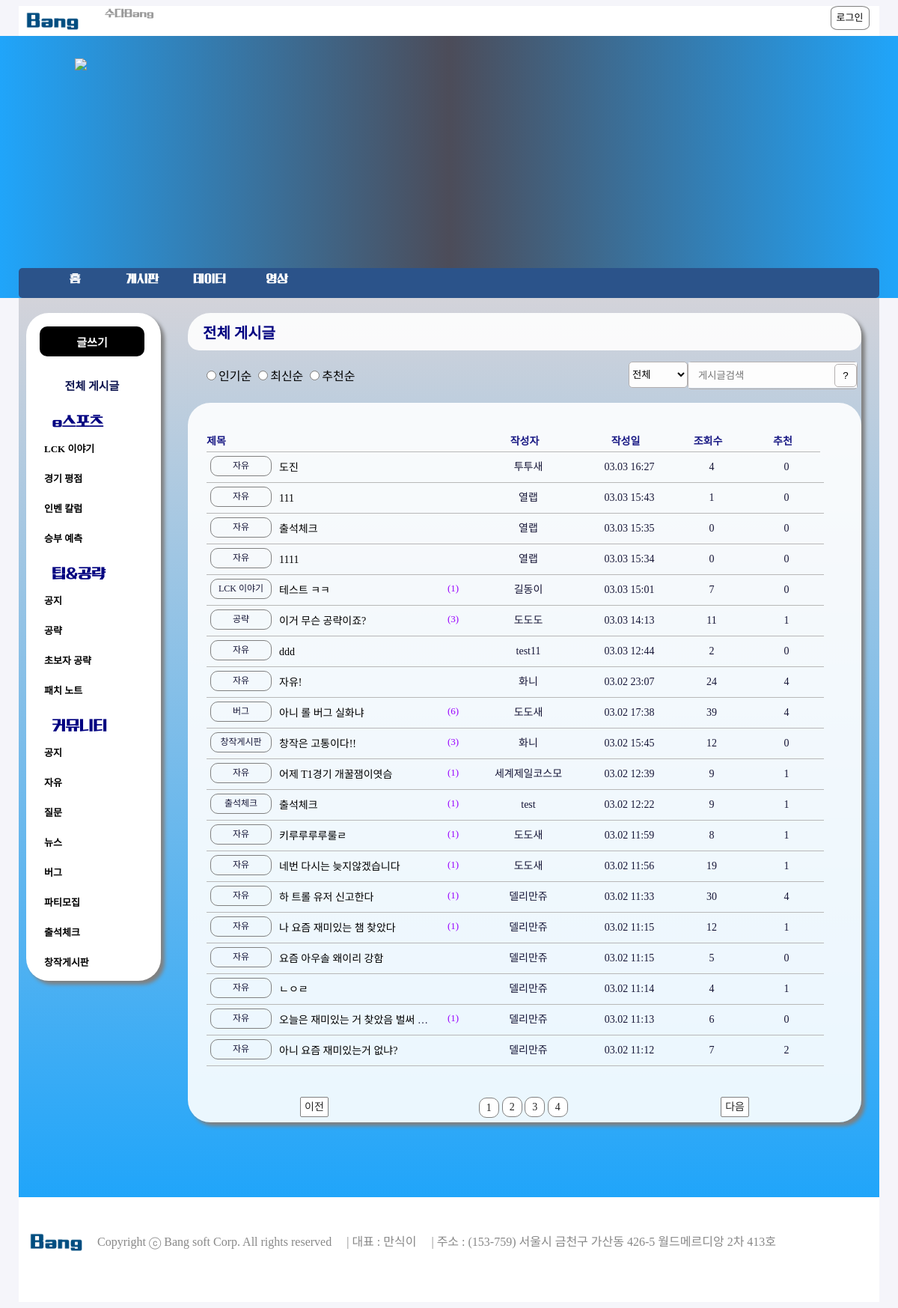
/bang/League_of_Legends/board/, run on the app's committed database.
### bang/models.py (models this page shows, shortened)
class Board(models.Model):
    title = models.CharField(max_length=100)
    content = models.TextField()
    nname = models.CharField(max_length=20)
    rdate =  models.DateTimeField()
    lookup = models.IntegerField(default=0)
    like = models.IntegerField(default=0)
    ccode = models.CharField(max_length=20)
    member = models.ForeignKey(Member, on_delete=models.CASCADE)

### bang/views.py (the view)
# urls.py: path('board/', views.board, name='board'),
def board(request):
    signin_ok_user = request.session.get('signin_ok_user')
    contents=Board.objects.annotate(comment_count=Count('board_comment')).order_by('-rdate').values()
    paginator = Paginator(contents, '20')
    page = int(request.GET.get('page', '1'))
    page_obj = paginator.get_page(page)
    context = {
        'signin_ok_user':signin_ok_user,
        'page_obj':page_obj,
    }
    return render(request, 'board.html', context)

### bang/templates/board.html (shortened to what this page needs)
{% load static %}
<!DOCTYPE html>
<html>
<head>
	<link rel="stylesheet" href="{% static 'css/nav_category.css' %}">
	<link rel="stylesheet" href="{% static 'css/board.css' %}">
</head>
<body>
{% include 'header.html' %}
<div class="body_container">
	<div class="nav_container">
		<nav>
		<div class="article-write-wrapper">
			<button id="article-write-button" type="button"><span id="article-write-span" onclick="location.href='/bang/League_of_Legends/write'">글쓰기</span></button>
		</div>
		<div class="article-all-wrapper">
			<button id="article-all-button" type="button" onclick="location.href='../board/'"><span id="article-all-span">전체 게시글</span></button>
		</div>
		<div class="article-parents-title">
			<div class="article-parents-title"><strong>e스포츠</strong></div>
			<div class="article-childs-title">
				<div><li><button id="article-childs-item-button"><span id="article-childs-item-span" onclick="location.href='../board/LCK 이야기'">LCK 이야기</span></button ></li></div>
				<div><li><button id="article-childs-item-button" onclick="location.href='../board/경기 평점'"><span id="article-childs-item-span">경기 평점</span></button></li></div>
				<div><li><button id="article-childs-item-button" onclick="location.href='../board/인벤 칼럼'"><span id="article-childs-item-span">인벤 칼럼</span> </button></li></div>
				<div><li><button id="article-childs-item-button" onclick="location.href='../board/승부 예측'"><span id="article-childs-item-span">승부 예측</span> </button></li></div>
			</div>
			<div class="article-parents-title"><strong>팁&공략</strong></div>
			<div class="article-childs-title">
				<div><li><button id="article-childs-item-button" onclick="location.href='../board/[팁&공략] 공지'"><span id="article-childs-item-span">공지</span></button ></li></div>
				<div><li><button id="article-childs-item-button" ><span id="article-childs-item-span" onclick="location.href='../board/공략'">공략</span></button></li></div>
				<div><li><button id="article-childs-item-button" onclick="location.href='../board/초보자 공략'"><span id="article-childs-item-span">초보자 공략</span> </button></li></div>
				<div><li><button id="article-childs-item-button" onclick="location.href='../board/패치 노트'"><span id="article-childs-item-span">패치 노트</span> </button></li></div>
			</div>
			<div class="article-parents-title"><strong>커뮤니티</strong></div>
			<div class="article-childs-title">
				<div><li><button id="article-childs-item-button" onclick="location.href='../board/[커뮤니티] 공지'"><span id="article-childs-item-span">공지</span></button></li></div>
				<div><li><button id="article-childs-item-button" onclick="location.href='../board/자유'"><span id="article-childs-item-span">자유</span></button></li></div>
				<div><li><button id="article-childs-item-button" onclick="location.href='../board/질문'"><span id="article-childs-item-span">질문</span> </button></li></div>
				<div><li><button id="article-childs-item-button" onclick="location.href='../board/뉴스'"><span id="article-childs-item-span">뉴스</span> </button></li></div>
				<div><li><button id="article-childs-item-button" onclick="location.href='../board/버그'"><span id="article-childs-item-span">버그</span> </button></li></div>
				<div><li><button id="article-childs-item-button"><span id="article-childs-item-span" onclick="location.href='../board/파티모집'">파티모집</span> </button></li></div>
				<div><li><button id="article-childs-item-button" onclick="location.href='../board/출석체크'"><span id="article-childs-item-span">출석체크</span> </button></li></div>
				<div><li><button id="article-childs-item-button" onclick="location.href='../board/창작게시판'"><span id="article-childs-item-span">창작게시판</span> </button></li></div>
			</div>
			</div>
			</nav>
    	</div>
	<section>
		<div class="center_container">
			{% if ccode %}
			<div class="category-title-wrapper"><span id="show_all_span">{{ccode}}<span></div>
			{% else %}
			<div class="category-title-wrapper"><span id="show_all_span">전체 게시글<span></div>
			{% endif %}
			<div class="search-wrapper">
				<div class="order-bt-wrapper">
				<form name="orderForm" method="get">
					<label>
						<input type="radio" name="order" id="orderbyrank" value="rank">인기순</input>
					</label>
					<label>
						<input type="radio" name="order" id="orderbynew" value="new" >최신순</input>
					</label>
					<label>
						<input type="radio" name="order" id="orderbyvote" value="vote">추천순</input>
					</label>
				</form>
				</div>
				<div class="board_s">
					<div class="input-botton-wrapper">
						<div class="searchBt-wrapper">
							<input id="btn-search" type="button" value="?">
						</div>
						<div class="input-wrapper">
							<input type="text" id="search_kw" name="input" size=20 placeholder="게시글검색" value="{{ kw|default_if_none:''}}" onkeydown="enterCheck(this)">
						</div>
					</div>
					<div class="select-wrapper">
						<select id="select_q" name="q">
							<option value="all" selected>전체</option>
						</select>
					</div>
				</div>
			</div>
			<div class="board-wrapper">
				<div class="board">
					<ul class="board_row title_row">
						<li style="text-align: left;" id="board_li" class="w350"><span>제목</span></li>
						<li id="board_li" class="w150">작성자</li>
						<li id="board_li" class="w120">작성일</li>
						<li id="board_li" class="w100">조회수</li>
						<li id="board_li" class="w100">추천</li>
					</ul>
				</div>
				<div class="board">
					{% if page_obj %}
					{% for board in page_obj %}
					<ul class="board_row data_row">
						<li style="text-align: left; padding-left:5px;" id="board_li" class="w350"><div class="contents-category-wrapper"><label>{{board.ccode}}</label></div>&nbsp;<div class="contents-title-wrapper"><p><a id="contents-title-id" href="{% url 'bang:detail' board.id %}">{{board.title}}</a></p></div><div class="comments-count-wrapper">{% if board.comment_count  %}<span style="color:rgb(152, 0, 255);">({{ board.comment_count }})</span>{% endif %}</div> </li>
						<li id="board_li" class="w150" style="line-height: 40px;"><span>{{board.nname}}</span></li>
						<li id="board_li" class="w120"><span id="date">{{board.rdate | date:'m.d H:i'}}</span></li>
						<li id="board_li" class="w100"  style="line-height: 40px;"><span>{{board.lookup}}</span></li>
						<li id="board_li" class="w100" style="line-height: 40px;"><span>{{board.like}}</span></li>
					</ul>
					{% endfor %}
					{% endif %}
				</div>
			</div>
			<div class="pagination-container">
				<div class="pagination">
					{% if page_obj.has_previous %}
					<li id="page_li" class="page-item">
						<a class="before_move" href="../board/?&page={{ page_obj.previous_page_number }}">이전</a>
					</li>
					{% else %}
					<li id="page_li" class="page-item disabled">
						<a class="before_move" tabindex="-1" aria-disabled="true" href="#">이전</a>
					</li>
					{% endif %}
					<div class="block">
						{% for page_number in page_obj.paginator.page_range %}
						{% if page_number == page_obj.number %}
						<li cid="page_li" class="page-item active" aria-current="page">
							<a class="page-link" href="../board/?&page={{ page_number }}">{{ page_number }}</a>&nbsp;
						</li>
						{% else %}
						<li id="page_li" class="page-item">
							<a class="page-link" href="../board/?&page={{ page_number }}">{{ page_number }}</a>&nbsp;
						</li>
						{% endif %}
						{% endfor %}
					</div>
						{% if page_obj.has_next %}
						<li id="page_li" class="page-item">
							<a class="next_move" href="../board/?&page={{ page_obj.next_page_number }}">다음</a>
						</li>
						{% else %}
						<li id="page_li" class="page-item disabled">
							<a class="next_move" tabindex="-1" aria-disabled="true" href="#">다음</a>
						</li>
						{% endif %}
				</div>
			</div>
		</div>
	</section>
</div>
{% include 'footer.html' %}
</body>
</html>

### bang/static/css/nav_category.css (style rules this page uses)
.article-write-wrapper, .article-all-wrapper, .article-parents-title { display: block; margin-top: 10%; margin-left: 10%; }
.article-parents-title { margin-bottom: 3%; }
#article-write-button { border: none; width: 140px; height: 40px; border-radius: 10px; background: rgba(0,0,0,9.9); }
#article-all-button { border: none; width: 140px; height: 40px; background-color: white; }
#article-childs-item-button { border: none; width: 100px; height: 40px; text-align: left; background-color: white; }
#article-write-span, #article-all-span { font-family: '나눔스퀘어L'; font-size: 15px; font-weight: 700; }
#article-write-span { color: white; border-radius: 10px; background: rgba(0,0,0,9.9); }
#article-all-span { color:rgb(14, 21, 80); }
#article-childs-item-span { font-family: '나눔스퀘어L'; font-size: 13px; font-weight: 700; text-align: left; }
strong { font-family: '210썸타임L'; font-size: 20px; font-weight: bold; color:navy; }
li { list-style-type: none; }

### data on the page
Board: ccode "자유", title "도진", nname "투투새", rdate "03.03 16:27", lookup "4", like "0"
Board: ccode "LCK 이야기", title "테스트 ㅋㅋ", comment_count "1", nname "길동이", rdate "03.03 15:01", lookup "7", like "0"
Board: ccode "공략", title "이거 무슨 공략이죠?", comment_count "3", nname "도도도", rdate "03.03 14:13", lookup "11", like "1"
Board: ccode "자유", title "ddd", nname "test11", rdate "03.03 12:44", lookup "2", like "0"
Board: ccode "자유", title "자유!", nname "화니", rdate "03.02 23:07", lookup "24", like "4"
Board: ccode "버그", title "아니 롤 버그 실화냐", comment_count "6", nname "도도새", rdate "03.02 17:38", lookup "39", like "4"
Board: ccode "창작게시판", title "창작은 고통이다!!", comment_count "3", nname "화니", rdate "03.02 15:45", lookup "12", like "0"
Board: ccode "자유", title "어제 T1경기 개꿀잼이엿슴", comment_count "1", nname "세계제일코스모", rdate "03.02 12:39", lookup "9", like "1"
Board: ccode "출석체크", title "출석체크", comment_count "1", nname "test", rdate "03.02 12:22", lookup "9", like "1"
Board: ccode "자유", title "키루루루루룰ㄹ", comment_count "1", nname "도도새", rdate "03.02 11:59", lookup "8", like "1"
Board: ccode "자유", title "네번 다시는 늦지않겠습니다", comment_count "1", nname "도도새", rdate "03.02 11:56", lookup "19", like "1"
Board: ccode "자유", title "하 트롤 유저 신고한다", comment_count "1", nname "델리만쥬", rdate "03.02 11:33", lookup "30", like "4"
Board: ccode "자유", title "나 요즘 재미있는 챔 찾았다", comment_count "1", nname "델리만쥬", rdate "03.02 11:15", lookup "12", like "1"
Board: ccode "자유", title "요즘 아우솔 왜이리 강함", nname "델리만쥬", rdate "03.02 11:15", lookup "5", like "0"
Board: ccode "자유", title "ㄴㅇㄹ", nname "델리만쥬", rdate "03.02 11:14", lookup "4", like "1"
Board: ccode "자유", title "아니 요즘 재미있는거 없냐?", nname "델리만쥬", rdate "03.02 11:12", lookup "7", like "2"

### other printed values
{{ board.ccode }} "자유" "자유" "자유" "자유"
{{ board.title }} "111" "출석체크" "1111" "오늘은 재미있는 거 찾았음 벌써…"
{{ board.nname }} "열랩" "열랩" "열랩" "델리만쥬"
{{ board.rdate | date:'m.d H:i' }} "03.03 15:43" "03.03 15:35" "03.03 15:34" "03.02 11:13"
{{ board.lookup }} "1" "0" "0" "6"
{{ board.like }} "0" "0" "0" "0"
{{ board.comment_count }} "1"
{{ page_number }} "1"
{{ page_number }} "2" "3" "4"
